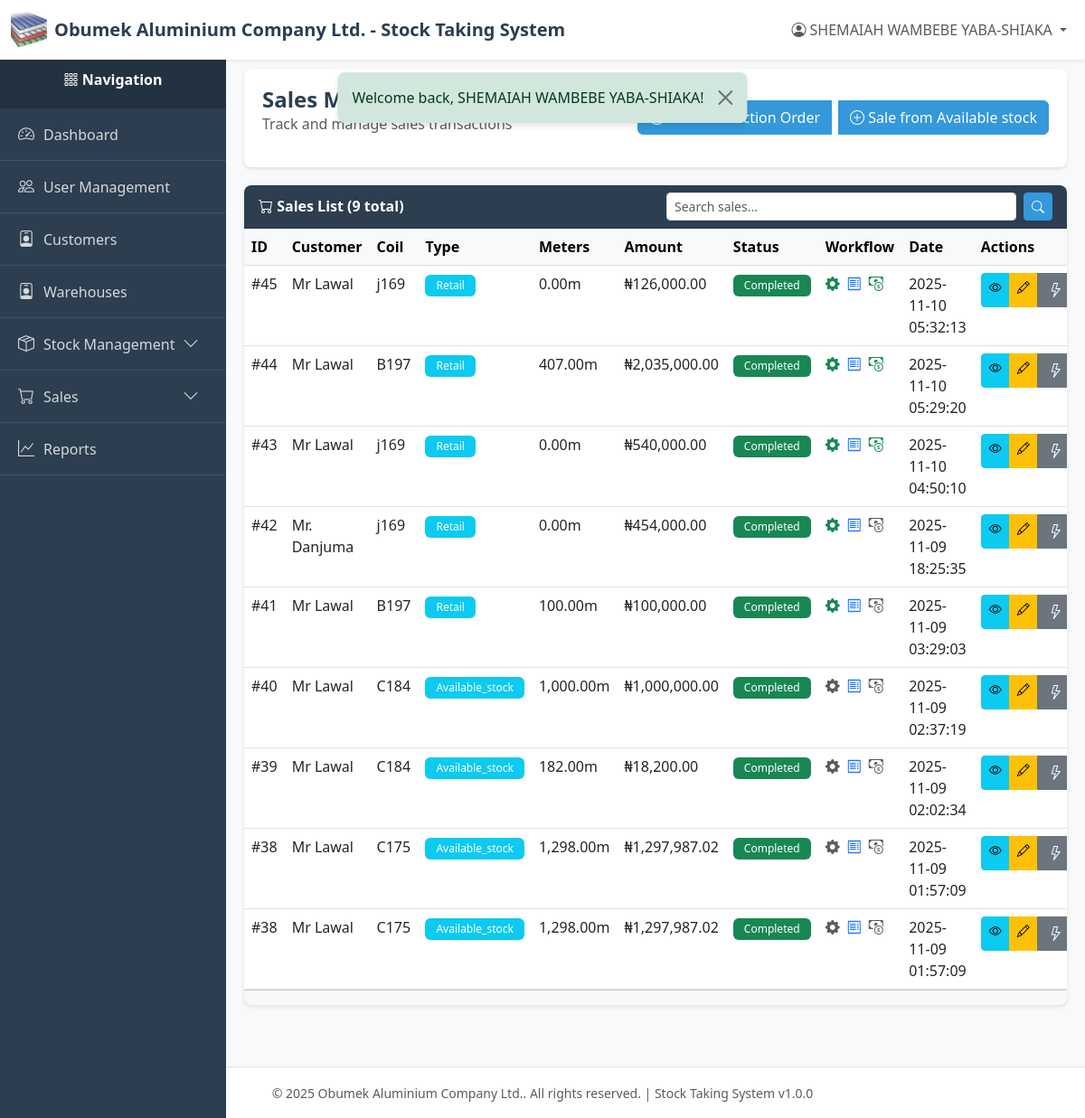
Screenshot of /index.php?page=sales (signed in) with the database file from the repository.
### tables this page shows
CREATE TABLE `sales` (
  `id` int(11) NOT NULL,
  `customer_id` int(11) NOT NULL,
  `coil_id` int(11) NOT NULL,
  `stock_entry_id` int(11) DEFAULT NULL,
  `sale_type` varchar(50) NOT NULL,
  `meters` decimal(10,2) NOT NULL,
  `price_per_meter` decimal(10,2) NOT NULL,
  `total_amount` decimal(12,2) NOT NULL,
  `status` varchar(50) NOT NULL DEFAULT 'pending',
  `created_by` int(11) NOT NULL,
  `created_at` timestamp NOT NULL DEFAULT current_timestamp(),
  `updated_at` timestamp NULL DEFAULT NULL ON UPDATE current_timestamp(),
  `deleted_at` timestamp NULL DEFAULT NULL
);

CREATE TABLE `customers` (
  `id` int(11) NOT NULL,
  `name` varchar(255) NOT NULL,
  `email` varchar(255) DEFAULT NULL,
  `phone` varchar(50) NOT NULL,
  `address` text DEFAULT NULL,
  `company` varchar(255) DEFAULT NULL,
  `created_by` int(11) NOT NULL,
  `created_at` timestamp NOT NULL DEFAULT current_timestamp(),
  `updated_at` timestamp NULL DEFAULT NULL ON UPDATE current_timestamp(),
  `deleted_at` timestamp NULL DEFAULT NULL
);

CREATE TABLE `coils` (
  `id` int(11) NOT NULL,
  `code` varchar(100) NOT NULL,
  `name` varchar(255) NOT NULL,
  `color` varchar(50) NOT NULL,
  `net_weight` decimal(10,2) NOT NULL,
  `category` varchar(50) NOT NULL,
  `status` varchar(50) NOT NULL DEFAULT 'available',
  `created_by` int(11) NOT NULL,
  `created_at` timestamp NOT NULL DEFAULT current_timestamp(),
  `updated_at` timestamp NULL DEFAULT NULL ON UPDATE current_timestamp(),
  `deleted_at` timestamp NULL DEFAULT NULL
);

CREATE TABLE `invoices` (
  `id` int(11) NOT NULL,
  `sale_id` int(11) NOT NULL,
  `production_id` int(11) DEFAULT NULL,
  `invoice_number` varchar(50) NOT NULL,
  `invoice_shape` longtext NOT NULL COMMENT 'Complete invoice data structure' CHECK (json_valid(`invoice_shape`)),
  `subtotal` decimal(12,2) NOT NULL DEFAULT 0.00 COMMENT 'Amount before tax and discount',
  `tax_type` enum('fixed','percentage') NOT NULL DEFAULT 'fixed',
  `tax_value` decimal(10,2) DEFAULT 0.00 COMMENT 'Tax amount or percentage',
  `tax_amount` decimal(10,2) DEFAULT 0.00 COMMENT 'Calculated tax amount',
  `discount_type` enum('fixed','percentage') NOT NULL DEFAULT 'fixed',
  `discount_value` decimal(10,2) DEFAULT 0.00 COMMENT 'Discount amount or percentage',
  `discount_amount` decimal(10,2) DEFAULT 0.00 COMMENT 'Calculated discount amount',
  `total` decimal(12,2) NOT NULL COMMENT 'Final amount after all calculations',
  `tax` decimal(10,2) DEFAULT 0.00,
  `other_charges` decimal(10,2) DEFAULT 0.00,
  `paid_amount` decimal(12,2) DEFAULT 0.00 COMMENT 'Amount paid by customer',
  `shipping` decimal(10,2) DEFAULT 0.00 COMMENT 'Shipping charges',
  `status` enum('unpaid','partial','paid','cancelled') DEFAULT 'unpaid',
  `created_at` timestamp NOT NULL DEFAULT current_timestamp(),
  `updated_at` timestamp NULL DEFAULT NULL ON UPDATE current_timestamp(),
  `immutable_hash` varchar(64) NOT NULL
);

### views/sales/index.php (the view, shortened to what the rows shown need)
<?php
require_once __DIR__ . '/../../config/db.php';
require_once __DIR__ . '/../../models/sale.php';
require_once __DIR__ . '/../../models/invoice.php';
require_once __DIR__ . '/../../models/receipt.php';
require_once __DIR__ . '/../../utils/helpers.php';
$currentPage = isset($_GET['page_num']) ? (int) $_GET['page_num'] : 1;
$searchQuery = $_GET['search'] ?? '';
$saleModel = new Sale();
if (!empty($searchQuery)) {
    $whereClause = 'WHERE s.deleted_at IS NULL
                   AND (c.name LIKE :query OR co.code LIKE :query OR co.name LIKE :query)';
    $params = [':query' => "%$searchQuery%"];
    $sales = $saleModel->getFilteredSales(
        $whereClause,
        $params,
        RECORDS_PER_PAGE,
        ($currentPage - 1) * RECORDS_PER_PAGE,
    );
    $totalSales = $saleModel->countFilteredSales($whereClause, $params);
} else {
    $sales = $saleModel->getAll(RECORDS_PER_PAGE, ($currentPage - 1) * RECORDS_PER_PAGE);
}
require_once __DIR__ . '/../../layout/header.php';
?>
<div class="content-wrapper">
    <div class="page-header">
        <div class="d-flex justify-content-between align-items-center">
            <div>
                <h1 class="page-title">Sales Management</h1>
            </div>
        </div>
    </div>
    <div class="card">
        <div class="card-body p-0">
            <?php if (empty($sales)): ?>
            <div class="alert alert-info m-3">
                <i class="bi bi-info-circle"></i> No sales found.
            </div>
            <?php else: ?>
            <div class="table-responsive">
                <table class="table table-hover mb-0">
                    <thead class="table-light">
                        <tr>
                            <th>ID</th>
                            <th>Customer</th>
                            <th>Coil</th>
                            <th>Type</th>
                            <th>Meters</th>
                            <th>Amount</th>
                            <th>Status</th>
                            <th>Workflow</th>
                            <th>Date</th>
                            <th>Actions</th>
                        </tr>
                    </thead>
                    <tbody>
                        <?php foreach ($sales as $sale): ?>
                        <tr>
                            <td>#<?= $sale['id'] ?></td>
                            <td><?= htmlspecialchars($sale['customer_name'] ?? 'N/A') ?></td>
                            <td><?= htmlspecialchars($sale['coil_code'] ?? 'N/A') ?></td>
                            <td>
                                <span class="badge bg-info">
                                    <?= ucfirst($sale['sale_type'] ?? 'unknown') ?>
                                </span>
                            </td>
                            <td><?= number_format($sale['meters'], 2) ?>m</td>
                            <td><?= formatCurrency($sale['total_amount']) ?></td>
                            <td>
                                <span class="badge <?= $sale['status'] === 'completed'
                                    ? 'bg-success'
                                    : 'bg-warning' ?>">
                                    <?= ucfirst($sale['status'] ?? 'pending') ?>
                                </span>
                            </td>
                            <td>
                                <div class="d-flex align-items-center">
                                    <a href="<?= $sale['production_id']
                                        ? "?page=production&action=view&id={$sale['production_id']}"
                                        : '#' ?>"
                                       class="text-decoration-none me-2"
                                       title="Production: <?= $sale['production_status'] ?:
                                           'Not started' ?>">
                                        <i class="bi bi-gear-fill <?= $sale['production_status']
                                            ? 'text-success'
                                            : 'text-muted' ?>"></i>
                                    </a>
                                    <a href="<?= $sale['invoice_id']
                                        ? "?page=invoices&action=view&id={$sale['invoice_id']}"
                                        : '#' ?>"
                                       class="text-decoration-none me-2"
                                       title="Invoice: <?= $sale['invoice_status'] ?:
                                           'Not created' ?>">
                                        <i class="bi bi-receipt <?= $sale['invoice_status']
                                            ? 'text-primary'
                                            : 'text-muted' ?>"></i>
                                    </a>
                                    <a href="<?= $sale['invoice_id']
                                        ? "?page=receipts&invoice_id={$sale['invoice_id']}"
                                        : '#' ?>"
                                       class="text-decoration-none"
                                       title="<?= $sale['has_receipts']
                                           ? 'View Receipts'
                                           : 'No receipts' ?>">
                                        <i class="bi bi-cash-coin <?= $sale['has_receipts']
                                            ? 'text-success'
                                            : 'text-muted' ?>"></i>
                                    </a>
                                </div>
                            </td>
                            <td><?= formatDate($sale['created_at']) ?></td>
                            <td>
                                <div class="btn-group btn-group-sm" role="group">
                                    <?php if (
                                        hasPermission(MODULE_SALES_MANAGEMENT, ACTION_VIEW)
                                    ): ?>
                                    <a href="?page=sales_view&id=<?= $sale['id'] ?>"
                                       class="btn btn-info" title="View Details">
                                        <i class="bi bi-eye"></i>
                                    </a>
                                    <?php endif; ?>
                                    <?php if (
                                        hasPermission(MODULE_SALES_MANAGEMENT, ACTION_EDIT)
                                    ): ?>
                                    <a href="?page=sales_edit&id=<?= $sale['id'] ?>"
                                       class="btn btn-warning" title="Edit">
                                        <i class="bi bi-pencil"></i>
                                    </a>
                                    <?php endif; ?>
                                    <div class="btn-group" role="group">
                                        <button type="button" class="btn btn-secondary dropdown-toggle"
                                                data-bs-toggle="dropdown" aria-expanded="false">
                                            <i class="bi bi-lightning"></i>
                                        </button>
                                    </div>
                                </div>
                            </td>
                        </tr>
                        <?php endforeach; ?>
                    </tbody>
                </table>
            </div>
            <?php endif; ?>
        </div>
    </div>
</div>
<?php require_once __DIR__ . '/../../layout/footer.php'; ?>

### rows the page displays
sales: id "45", customer.name "Mr Lawal", coil.code "j169", sale_type "Retail", meters "0.00", total_amount "₦126,000.00", status "Completed", created_at "2025-11-10 05:32:13"
sales: id "44", customer.name "Mr Lawal", coil.code "B197", sale_type "Retail", meters "407.00", total_amount "₦2,035,000.00", status "Completed", created_at "2025-11-10 05:29:20"
sales: id "43", customer.name "Mr Lawal", coil.code "j169", sale_type "Retail", meters "0.00", total_amount "₦540,000.00", status "Completed", created_at "2025-11-10 04:50:10"
sales: id "42", customer.name "Mr. Danjuma", coil.code "j169", sale_type "Retail", meters "0.00", total_amount "₦454,000.00", status "Completed", created_at "2025-11-09 18:25:35"
sales: id "41", customer.name "Mr Lawal", coil.code "B197", sale_type "Retail", meters "100.00", total_amount "₦100,000.00", status "Completed", created_at "2025-11-09 03:29:03"
sales: id "40", customer.name "Mr Lawal", coil.code "C184", sale_type "Available_stock", meters "1,000.00", total_amount "₦1,000,000.00", status "Completed", created_at "2025-11-09 02:37:19"
sales: id "39", customer.name "Mr Lawal", coil.code "C184", sale_type "Available_stock", meters "182.00", total_amount "₦18,200.00", status "Completed", created_at "2025-11-09 02:02:34"
sales: id "38", customer.name "Mr Lawal", coil.code "C175", sale_type "Available_stock", meters "1,298.00", total_amount "₦1,297,987.02", status "Completed", created_at "2025-11-09 01:57:09"

### other values shown
COMPANY_NAME "Obumek Aluminium Company Ltd."
APP_NAME "Stock Taking System"
$currentUser['name'] "SHEMAIAH WAMBEBE YABA-SHIAKA"
$flash['message'] "Welcome back, SHEMAIAH WAMBEBE YABA-SHIAKA!"
$totalSales "9"
APP_VERSION "1.0.0"
